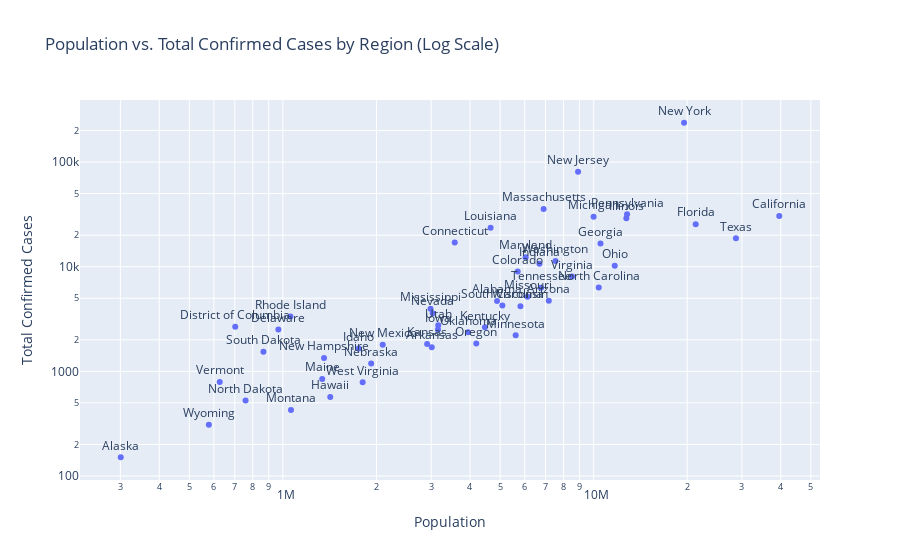

The notebook cell this image was saved under:
### Code cell
fig = px.scatter(CasesAndPopByState, x = "Population", y = "Total Confirmed Cases", text="State",
                 title="Population vs. Total Confirmed Cases by Region (Log Scale)")
fig.update_traces(textposition='top center')
fig.update_layout(xaxis_type="log", yaxis_type="log")

### Figure 1 — Plotly figure (JSON) as saved in the notebook; plotly's stock layout.template omitted (floating-point values rounded to 4 significant figures)
{"data": [{"hovertemplate": "Population=%{x}<br>Total Confirmed Cases=%{y}<br>State=%{text}<extra></extra>", "legendgroup": "", "marker": {"color": "#636efa", "symbol": "circle"}, "mode": "markers+text", "name": "", "showlegend": false, "text": ["New York", "New Jersey", "Massachusetts", "Pennsylvania", "California", "Michigan", "Illinois", "Florida", "Louisiana", "Texas", "Connecticut", "Georgia", "Maryland", "Washington", "Indiana", "Ohio", "Colorado", "Virginia", "North Carolina", "Tennessee", "Missouri", "Arizona", "Alabama", "South Carolina", "Wisconsin", "Mississippi", "Nevada", "Rhode Island", "Utah", "District of Columbia", "Kentucky", "Iowa", "Delaware", "Oklahoma", "Minnesota", "Oregon", "Kansas", "New Mexico", "Arkansas", "Idaho", "South Dakota", "New Hampshire", "Nebraska", "Maine", "Vermont", "West Virginia", "Hawaii", "North Dakota", "Montana", "Wyoming", "Alaska"], "textposition": "top center", "type": "scatter", "x": [19542209, 8908520, 6902149, 12807060, 39557045, 9995915, 12741080, 21299325, 4659978, 28698674, 3572665, 10519475, 6042718, 7535591, 6691878, 11689442, 5694802, 8517685, 10383620, 6770010, 6126452, 7171646, 4887871, 5084127, 5813568, 2986530, 3034392, 1057315, 3161105, 702455, 4468402, 3156145, 967171, 3943079, 5611179, 4190713, 2911505, 2095428, 3013825, 1753356, 865749, 1356458, 1923434, 1338404, 626299, 1805832, 1420403, 758395, 1061792, 577737, 300776], "xaxis": "x", "y": [237474, 80672, 35616, 31652, 30491, 30074, 29076, 25489, 23523, 18702, 17025, 16634, 12326, 11332, 10641, 10222, 8980, 8053, 6328, 6293, 5167, 4724, 4712, 4248, 4199, 3974, 3592, 3345, 2753, 2666, 2634, 2512, 2508, 2357, 2209, 1844, 1821, 1798, 1702, 1655, 1541, 1342, 1189, 846, 793, 785, 568, 525, 426, 309, 151], "yaxis": "y"}], "layout": {"legend": {"tracegroupgap": 0}, "title": {"text": "Population vs. Total Confirmed Cases by Region (Log Scale)"}, "xaxis": {"anchor": "y", "domain": [0, 1], "title": {"text": "Population"}, "type": "log"}, "yaxis": {"anchor": "x", "domain": [0, 1], "title": {"text": "Total Confirmed Cases"}, "type": "log"}}}
